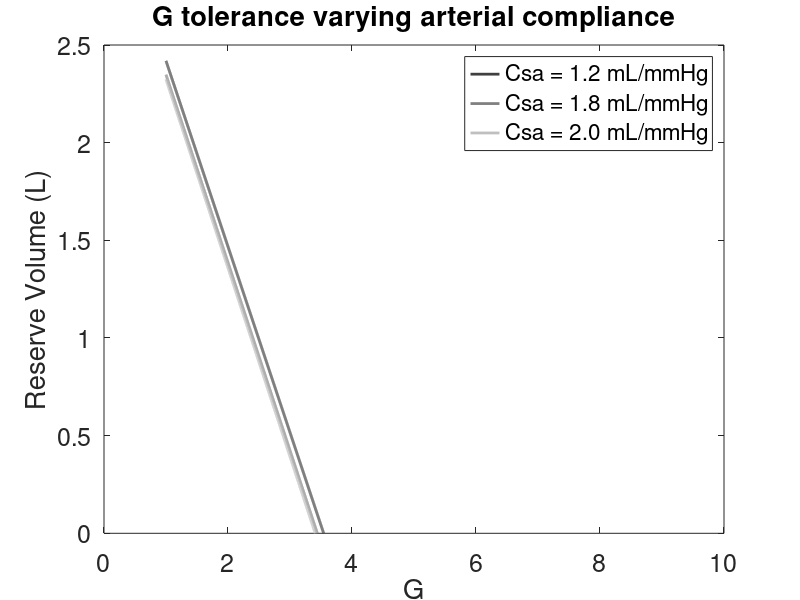

This chart was generated by the following MATLAB code:
clear all
close all

Psa_u_star = 100*1333; %mmHg * [ dynes/(mmHg*cm^2) ]
Psa_u = Psa_u_star; 
dP_RA = 2*1333;

height = 167.64; %cm
Hu = 0.5*32; %32;%cm 32 is heat to eyeball. averaging over compartment in order to represent to represent that the blood is not pooled in the eyeball slice
Hl = -(0.5*42);%cm %lower 42 (heart to seat). averaging over lower compartment to model the distribution of blood in that compartment (bernoulli principle of fluid dynamics)

rho = 1; %g/cm^3
g_earth = 980; %gravitational acceleration cm/s^2
G = linspace(980,980*10, 10000); %cm/s^2

Rs = (16.49)*1333/(1000/60); %default 17.86, 16.49-20.02 (too high) systemic resistance (mmHg/(liters/s))
Gs = 1/Rs;
Gs_u = (1/3)*Gs;
Gs_l = (2/3)*Gs; 
Rs_l = 1/Gs_l;
Rs_u = 1/Gs_u; 
Rp = (1.61*1333)/(1000/60); %pulmonic resistance (mmHg/(liters/s))

C_RVD = (0.0350/1333)*1000; %right-ventricular diastolic compliance (liters/mmHg)
C_LVD = (0.00583/1333)*1000; %left-ventricular diastolic compliance (liters/mmHg)

Csa_l = [(2/3)*(0.0012/1333)*1000 (2/3)*(0.0018/1333)*1000 (2/3)*(0.002/1333)*1000];
Csa_u = [(1/3)*(0.0012/1333)*1000 (1/3)*(0.0018/1333)*1000 (1/3)*(0.002/1333)*1000]; 
Csv_l = (2/3)*(0.09/1333)*1000;
Csv_u = (1/3)*(0.09/1333)*1000;
Cs_l = Csa_l + Csv_l;

Cpa = (0.00412/1333)*1000; 
Cpv = (0.01/1333)*1000; 
Cp = Cpa + Cpv;
Vtotal = 3.7*1000; %3.7 cm^3


Gs = 1/Rs_u + 1/Rs_l; 
Gs_l = 1/Rs_l;
Ts = Csa_u*Rs_u; %Csa_l*Rs_l
Tp = Rp*Cpa;
Csa = Csa_u+Csa_l;

%P_thorax = linspace(-4*1333,3*1333, 8); %mmHg * dynes/(mmHg*cm^2)
P_thorax = -4.3*1333;
P_RA = P_thorax+dP_RA;

Vd_total_vec = zeros(1,length(G)); 
sol_Vd_Csa_G = zeros(length(P_thorax), length(G)); 
 sol_Q_Csa_G = zeros(length(P_thorax), length(G)); 
 sol_F_Csa_G = zeros(length(P_thorax), length(G)); 
 sol_Ppa_Csa_G = zeros(length(P_thorax),length(G));
 
for j = 1:length(Csa)
    for i = 1:length(G)
        if P_thorax <= -dP_RA %CASE 1
            Vd_total = Vtotal - Cp*(C_RVD/C_LVD)*(dP_RA) - ...
            (Tp*Gs+Csa(j))*Psa_u_star - (Tp*Gs_l+Csa_l(j))*rho*G(i)*Hu...
            - Cs_l(j)*rho*G(i)*(-Hl);
            Q = ((1/Rs_u)+(1/Rs_l))*Psa_u_star+ rho*G(i)*Hu/Rs_l;
            F = Q/(C_RVD*(P_RA-P_thorax));
            Ppv = P_thorax + (C_LVD/C_RVD)*dP_RA;
            Ppa = Ppv+Q*Rp;
            
        elseif P_thorax > -dP_RA && P_thorax < rho*G(i)*Hu - dP_RA %CASE 2
            Vd_total = Vtotal - Cp*(C_RVD/C_LVD)*dP_RA - ...
            (Tp*Gs+Csa(j))*Psa_u_star - (Tp*Gs_l+Csa_l(j))*rho*G(i)*Hu ...
            - Cs_l(j)*rho*G(i)*(-Hl) - (Csv_l-Tp*Gs_l)*(P_thorax+dP_RA);
            
            Psv_l = -rho*G(i)*Hl + P_thorax + dP_RA;
            Psv_u = 0; 
            Psa_l = Psa_u_star + rho*G(i)*(Hu-Hl); 

            Qs_u = Psa_u_star/Rs_u;
            Qs_l = (Psa_l-Psv_l)/Rs_l;
            Q = Qs_u + Qs_l;
            F = Q/(C_RVD*(dP_RA));
            Ppv = P_thorax + (C_LVD/C_RVD)*dP_RA;
            Ppa = Ppv+Q*Rp;
            
        elseif P_thorax >= rho*G(i)*Hu - dP_RA %CASE 3
            Vd_total = Vtotal - Cp*(C_RVD/C_LVD)*dP_RA ...
            - (Tp*Gs+Csa(j))*Psa_u_star - (Tp*Gs+Csa_l(j)-Csv_u)*rho*G(i)*Hu...
            - Cs_l(j)*rho*G(i)*(-Hl) - (Csv_l-Tp*Gs)*(P_thorax+dP_RA);
        
            Psv_l = P_thorax + dP_RA + rho*G(i)*(-Hl);
            Psv_u = P_thorax + dP_RA - rho*G(i)*Hu ; 
            Psa_l = Psa_u_star + rho*G(i)*(Hu-Hl); 

            Qs_u = (Psa_u_star - Psv_u)/Rs_u;
            Qs_l = (Psa_l-Psv_l)/Rs_l;
            Q = Qs_u + Qs_l;
            F = Q/(C_RVD*(dP_RA));
            Ppv = P_thorax + (C_LVD/C_RVD)*dP_RA;
            Ppa = Ppv+Q*Rp;
        end
        if Vd_total > 0 
        Vd_total_vec(i) = Vd_total; 
      
          Q_vec(i) = Q; 
          F_vec(i) = F; 
          Ppa_vec(i) = Ppa; 
          
        else
          Vd_total_vec(i) = NaN; 
      
          Q_vec(i) = NaN; 
          F_vec(i) = NaN; 
          Ppa_vec(i) = NaN;
        end
    end
        sol_Vd_Csa_G(j,:) = Vd_total_vec; 
        sol_Q_Csa_G(j,:) = Q_vec; 
        sol_F_Csa_G(j,:) = F_vec; 
        sol_Ppa_Csa_G(j,:) = Ppa_vec;
end

%conversions:
G = G/100/(g_earth/100); 
sol_Q_Csa_G = sol_Q_Csa_G*60/1000; 
sol_F_Csa_G = sol_F_Csa_G*60;
sol_Ppa_Csa_G = sol_Ppa_Csa_G/1333;
sol_Vd_Csa_G = sol_Vd_Csa_G/1000;

%%% PLOT OPTIONS %%%
 
%%plot(x, y,myLineColorPref,'color', myLineColorVec,'LineWidth', myLineWidth) %buffer times in black
% myLineColorPref="k-"; %black line
% myLineColorVec = [0,0,0]; %black -> shades of gray
% myLineWidth = 1;
% myLabelFontSize=18;
% alpha=0.1; %increment for gray
% beta=1;

%label_P_thorax = num2str([-3:4]'); %in mm Hg, from -3 to 4

%% saveas(h_overlay_nonDM, myPlotOverlay_nonDM, 'pdf')
%set(gca, 'FontSize', myLabelFontSize)
%print(myfig,figName,"-dpdf", "-S4016,2362")
              

%family of plots for Reserve Volume vs. G for different Pthorax values: 
% 
% h=figure(100)
% clf(100)
% 
% hold on
% 
%     for i = 1:length(P_thorax)
%         myLineColor=myLineColorVec+alpha*(i-1); %set grayscale
%         %myLineWidthPlot=myLineWidth+beta*(i-1); %set linewidth
%         myLineWidthPlot=myLineWidth; %do not vary line width
%         plot(G,sol_Vd_Pthorax_G(i,:),myLineColorPref,'color', myLineColor,'LineWidth', myLineWidthPlot)
%     end
% 
%     xlabel('G')
%     ylabel('Reserve Volume (L)')
%     set(gca, 'FontSize', myLabelFontSize)
%     
% hold off
% 
% saveas(h, "QvsV0", 'pdf')
% saveas(h, "QvsV0", 'png')
% 
% % xticks([1*9.80 2*9.80 3*9.80 4*9.80 5*9.80 6*9.80 7*9.80 8*9.80 9*9.80 10*9.80])
% % xticklabels({'g','2g','3g','4g','5g','6g','7g', '8g', '9g', '10g'})
% 
% h1=figure(101)
% clf(101)
% for i = 1: length(P_thorax)
% 
% plot(G,sol_Q_Pthorax_G(i,:))
% xlabel('G', 'interpreter', 'latex')
% ylabel('Cardiac Output (L/min)', 'interpreter', 'latex')
% hold on
% end
% % xticks([1*9.80 2*9.80 3*9.80 4*9.80 5*9.80 6*9.80 7*9.80 8*9.80 9*9.80 10*9.80])
% % xticklabels({'g','2g','3g','4g','5g','6g','7g', '8g', '9g', '10g'})
% 
% 
% h2=figure(102)
% clf(102)
% hold on
%     for i = 1:length(P_thorax)
%         myLineColor=myLineColorVec+alpha*(i-1); %set grayscale
%         plot(G,sol_F_Pthorax_G(i,:), myLineColorPref,'color', myLineColor,'LineWidth', myLineWidthPlot)
%         plot([1,2.2, 3.5],[73,77,100], "k*", 'MarkerSize', 14, 'LineWidth', myLineWidthPlot)
%         plot([3.5],[112], "r*", 'MarkerSize', 14, 'LineWidth', myLineWidthPlot)
% 
%     end
% hold off
% xlabel('G')
% ylabel('Heart Rate (per minute)')
% set(gca, 'FontSize', myLabelFontSize)
% hold on
% 
% % xticks([1*9.80 2*9.80 3*9.80 4*9.80 5*9.80 6*9.80 7*9.80 8*9.80 9*9.80 10*9.80])
% % xticklabels({'g','2g','3g','4g','5g','6g','7g', '8g', '9g', '10g'})
% 
% 
% 
% h3=figure(103)
% clf(103)
% for i = 1:length(P_thorax)
% 
% plot(G,sol_Ppa_Pthorax_G(i,:))
% xlabel('G', 'interpreter', 'latex')
% ylabel('Pulmonary Arterial Pressure (mmHg)', 'interpreter', 'latex')
% hold on
% end
% % xticks([1*9.80 2*9.80 3*9.80 4*9.80 5*9.80 6*9.80 7*9.80 8*9.80 9*9.80 10*9.80])
% % xticklabels({'g','2g','3g','4g','5g','6g','7g', '8g', '9g', '10g'})
% figure(1)
% for i = 1:length(Csa)
%     plot(G, sol_F_Csa_G)
%     xlabel('G')
%     ylabel('Heart Rate (per minute)')
%     hold on
% end

% xticks([1*9.80 2*9.80 3*9.80 4*9.80 5*9.80 6*9.80 7*9.80 8*9.80 9*9.80 10*9.80])
% % xticklabels({'g','2g','3g','4g','5g','6g','7g', '8g', '9g', '10g'})

figure(1)
for i = 1:length(Csa)
    plot(G, sol_Vd_Csa_G(i,:), 'linewidth', 2, 'Color', [0, 0, 0] + 0.25*i)
    xlabel('G')
    ylabel('Reserve Volume (L)')
    title('G tolerance varying arterial compliance')
    hold on
end
legend('Csa = 1.2 mL/mmHg','Csa = 1.8 mL/mmHg','Csa = 2.0 mL/mmHg')
set(gca, 'fontSize', 18)
